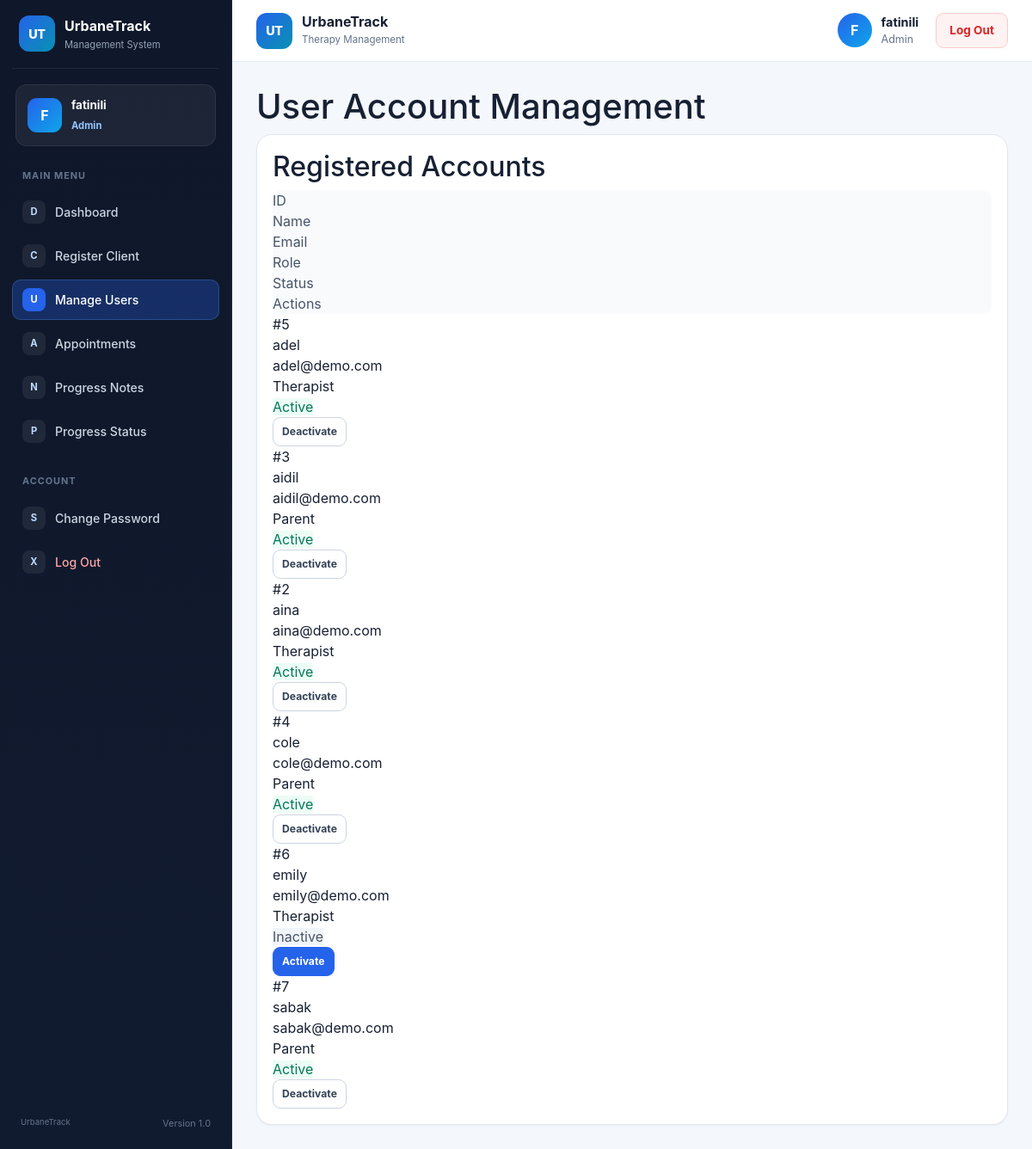
/admin/users (signed in), run on an earlier commit of the app's database.
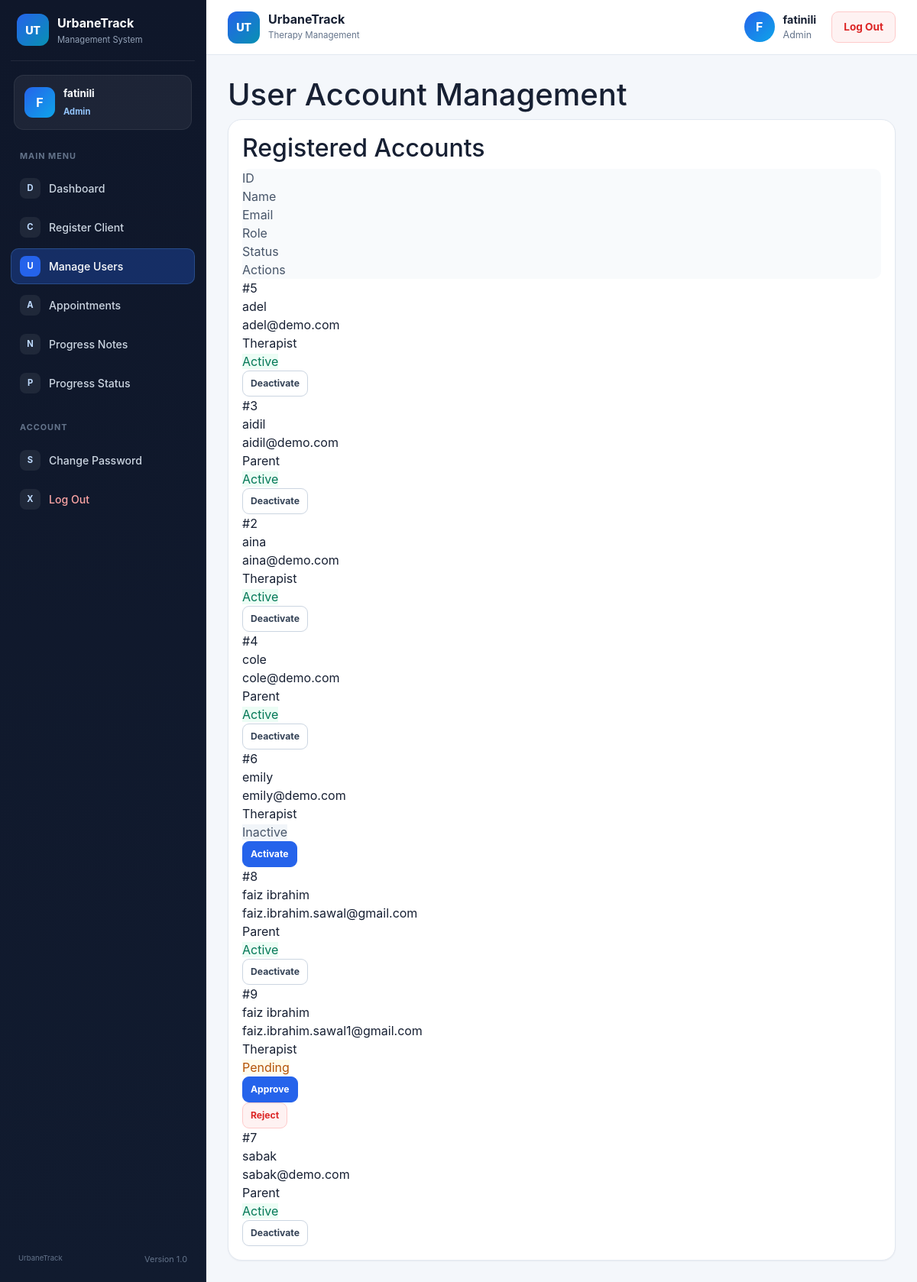
And on a later commit of the database.
### tables this page shows
CREATE TABLE users (
        user_id INTEGER PRIMARY KEY AUTOINCREMENT,
        full_name TEXT NOT NULL,
        email TEXT NOT NULL UNIQUE,
        password_hash TEXT NOT NULL,

        role TEXT NOT NULL
            CHECK(role IN ('ADMIN', 'THERAPIST', 'PARENT')),

        must_change_password INTEGER NOT NULL DEFAULT 0,
        is_active INTEGER NOT NULL DEFAULT 1,

        approval_status TEXT NOT NULL
            CHECK(
                approval_status IN (
                    'APPROVED',
                    'PENDING',
                    'REJECTED'
                )
            )
            DEFAULT 'APPROVED'
    );

### app.py (the view, shortened to what this page needs)
@app.route("/admin/users", methods=["GET", "POST"])
@login_required(roles=["ADMIN"])
def admin_users():
    db = get_db()
    users = db.execute("""
        SELECT
            user_id,
            full_name,
            email,
            role,
            is_active,
            approval_status
        FROM users
        WHERE role IN ('THERAPIST', 'PARENT')
        ORDER BY full_name
    """).fetchall()
    return render_template(
        "admin_users.html",
        users=users
    )

### app.py (called while the page is built)
def get_db():
    if "db" not in g:
        g.db = sqlite3.connect(DB_PATH)
        g.db.row_factory = sqlite3.Row
    return g.db

def login_required(roles=None):
    def decorator(fn):
        @wraps(fn)
        def wrapper(*args, **kwargs):
            user = session.get("user")
            if not user:
                flash("Please log in first.", "error")
                return redirect(url_for("home"))
            if roles and user.get("role") not in roles:
                abort(403)
            return fn(*args, **kwargs)
        return wrapper
    return decorator

### templates/admin_users.html (shortened to what this page needs)
{% extends "base.html" %}
{% block content %}
<section>
  <div class="page-header">
    <div>
      <h1>User Account Management</h1>
    </div>
  </div>
  <section class="card accounts-card">
    <h2>Registered Accounts</h2>
    {% if users %}
      <div class="account-table">
        <div class="account-row account-head">
          <div>ID</div>
          <div>Name</div>
          <div>Email</div>
          <div>Role</div>
          <div>Status</div>
          <div>Actions</div>
        </div>
        {% for user in users %}
          <div class="account-row">
            <div>#{{ user.user_id }}</div>
            <div>{{ user.full_name }}</div>
            <div>{{ user.email }}</div>
            <div>{{ user.role|title }}</div>
            <div>
              {% if user.role == "THERAPIST"
                    and user.approval_status == "PENDING" %}
                <span class="status-badge status-pending">
                  Pending
                </span>
              {% elif user.role == "THERAPIST"
                      and user.approval_status == "REJECTED" %}
                <span class="status-badge status-rejected">
                  Rejected
                </span>
              {% elif user.is_active == 1 %}
                <span class="status-badge status-active">
                  Active
                </span>
              {% else %}
                <span class="status-badge status-inactive">
                  Inactive
                </span>
              {% endif %}
            </div>
            <div class="account-actions">
              {% if user.role == "THERAPIST"
                    and user.approval_status == "PENDING" %}
                <form
                  method="POST"
                  action="{{ url_for(
                    'admin_user_action',
                    user_id=user.user_id,
                    action='approve'
                  ) }}"
                >
                  <button type="submit" class="btn small primary">
                    Approve
                  </button>
                </form>
                <form
                  method="POST"
                  action="{{ url_for(
                    'admin_user_action',
                    user_id=user.user_id,
                    action='reject'
                  ) }}"
                   onsubmit="return confirm(
                      'Are you sure you want to reject {{ user.full_name }} registration? This therapist will not be able to access the system.'
                  );"
                >
                  <button type="submit" class="btn small danger">
                    Reject
                  </button>
                </form>
              {% elif user.is_active == 1 %}
                <form
                  method="POST"
                  action="{{ url_for(
                    'admin_user_action',
                    user_id=user.user_id,
                    action='deactivate'
                  ) }}"
                  onsubmit="return confirm(
                    'Are you sure you want to deactivate {{user.full_name}}? This user will no longer be able to log in.'
                  );"
                >
                  <button type="submit" class="btn small secondary">
                    Deactivate
                  </button>
                </form>
              {% else %}
                <form
                  method="POST"
                  action="{{ url_for(
                    'admin_user_action',
                    user_id=user.user_id,
                    action='activate'
                  ) }}"
                >
                  <button type="submit" class="btn small primary">
                    Activate
                  </button>
                </form>
              {% endif %}
            </div>
          </div>
        {% endfor %}
      </div>
    {% else %}
      <p class="muted">No registered accounts found.</p>
    {% endif %}
  </section>
</section>
{% endblock %}

### templates/base.html (shortened to what this page needs)
<!DOCTYPE html>
<html lang="en">
<head>
<link
  href="https://cdn.jsdelivr.net/npm/bootstrap@5.3.8/dist/css/bootstrap.min.css"
  rel="stylesheet"
>
<link
  href="https://cdn.datatables.net/2.3.4/css/dataTables.bootstrap5.min.css"
  rel="stylesheet"
>
<link
  href="https://cdn.datatables.net/responsive/3.0.7/css/responsive.bootstrap5.min.css"
  rel="stylesheet"
>
<link
  href="https://cdn.jsdelivr.net/npm/bootstrap-icons@1.13.1/font/bootstrap-icons.min.css"
  rel="stylesheet"
>
<link
  rel="stylesheet"
  href="{{ url_for('static', filename='style.css') }}"
>
</head>
<body class="{% if session.get('user') %}app-body{% else %}public-body{% endif %}">
  {% if session.get("user") %}
    <header class="modern-topbar">
      <div class="modern-topbar-left">
        <a
          href="{{ url_for('dashboard') }}"
          class="modern-brand"
        >
          <span class="modern-brand-logo">UT</span>
          <span class="modern-brand-text">
            <strong>UrbaneTrack</strong>
            <small>Therapy Management</small>
          </span>
        </a>
      </div>
      <div class="modern-topbar-right">
        <div class="modern-user-info">
          <div class="modern-user-avatar">
            {{ session["user"]["full_name"][0] | upper }}
          </div>
          <div class="modern-user-details">
            <strong>
              {{ session["user"]["full_name"] }}
            </strong>
            <span>
              {{ session["user"]["role"] | title }}
            </span>
          </div>
        </div>
        <a
          href="{{ url_for('logout') }}"
          class="modern-logout-button"
        >
          Log Out
        </a>
      </div>
    </header>
    <aside
      id="sidebar"
      class="modern-sidebar"
      aria-label="Main navigation"
    >
      <div class="modern-sidebar-header">
        <a
          href="{{ url_for('dashboard') }}"
          class="modern-sidebar-brand"
        >
          <span class="modern-brand-logo">UT</span>
          <span>
            <strong>UrbaneTrack</strong>
            <small>Management System</small>
          </span>
        </a>
      </div>
      <div class="modern-sidebar-profile">
        <div class="modern-sidebar-avatar">
          {{ session["user"]["full_name"][0] | upper }}
        </div>
        <div>
          <strong>
            {{ session["user"]["full_name"] }}
          </strong>
          <span class="modern-role-badge">
            {{ session["user"]["role"] | title }}
          </span>
        </div>
      </div>
      <nav class="modern-sidebar-nav">
        <span class="modern-nav-label">
          Main Menu
        </span>
        {% if session["user"]["role"] == "ADMIN" %}
          <a
            href="{{ url_for('admin_dashboard') }}"
            class="{% if request.endpoint == 'admin_dashboard' %}active{% endif %}"
          >
            <span class="modern-nav-icon">D</span>
            <span>Dashboard</span>
          </a>
          <a
            href="{{ url_for('admin_clients') }}"
            class="{% if request.endpoint == 'admin_clients' %}active{% endif %}"
          >
            <span class="modern-nav-icon">C</span>
            <span>Register Client</span>
          </a>
          <a
            href="{{ url_for('admin_users') }}"
            class="{% if request.endpoint == 'admin_users' %}active{% endif %}"
          >
            <span class="modern-nav-icon">U</span>
            <span>Manage Users</span>
          </a>
          <a
            href="{{ url_for('admin_appointments') }}"
            class="{% if request.endpoint == 'admin_appointments' %}active{% endif %}"
          >
            <span class="modern-nav-icon">A</span>
            <span>Appointments</span>
          </a>
          <a
            href="{{ url_for('admin_progress_notes') }}"
            class="{% if request.endpoint == 'admin_progress_notes' %}active{% endif %}"
          >
            <span class="modern-nav-icon">N</span>
            <span>Progress Notes</span>
          </a>
          <a
            href="{{ url_for('admin_progress_status') }}"
            class="{% if request.endpoint == 'admin_progress_status' %}active{% endif %}"
          >
            <span class="modern-nav-icon">P</span>
            <span>Progress Status</span>
          </a>
        {% endif %}
        <span class="modern-nav-label modern-nav-label-secondary">
          Account
        </span>
        <a
          href="{{ url_for('change_password') }}"
          class="{% if request.endpoint == 'change_password' %}active{% endif %}"
        >
          <span class="modern-nav-icon">S</span>
          <span>Change Password</span>
        </a>
        <a
          href="{{ url_for('logout') }}"
          class="modern-sidebar-logout"
        >
          <span class="modern-nav-icon">X</span>
          <span>Log Out</span>
        </a>
      </nav>
      <div class="modern-sidebar-footer">
        <small>UrbaneTrack</small>
        <span>Version 1.0</span>
      </div>
    </aside>
  {% endif %}
  <main class="{% if session.get('user') %}modern-app-content{% else %}modern-public-content{% endif %}">
    <div class="modern-page-container">
      {% block content %}{% endblock %}
    </div>
  </main>
</body>
</html>

What changed in the data, as far as the page shows it:
added users: user_id "8", full_name "faiz ibrahim", email "faiz.ibrahim.sawal@gmail.com", role "Parent", is_active "Active"
added users: user_id "9", full_name "faiz ibrahim", email "faiz.ibrahim.sawal1@gmail.com", role "Therapist", approval_status "Pending"
